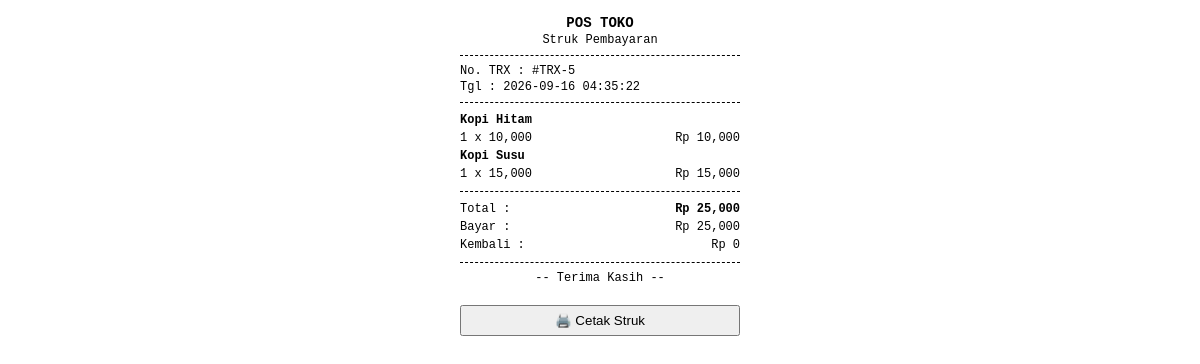
Screenshot of /struk/5 with the database file from the repository.
### tables this page shows
CREATE TABLE transaksi (
    id INTEGER PRIMARY KEY AUTOINCREMENT,
    tanggal TIMESTAMP DEFAULT CURRENT_TIMESTAMP,
    total_harga INTEGER NOT NULL,
    bayar INTEGER NOT NULL,
    kembalian INTEGER NOT NULL
);

CREATE TABLE detail_transaksi (
    id INTEGER PRIMARY KEY AUTOINCREMENT,
    transaksi_id INTEGER NOT NULL,
    produk_id INTEGER NOT NULL,
    jumlah INTEGER NOT NULL,
    harga_satuan INTEGER NOT NULL,
    subtotal INTEGER NOT NULL,
    FOREIGN KEY (transaksi_id) REFERENCES transaksi (id) ON DELETE CASCADE,
    FOREIGN KEY (produk_id) REFERENCES produk (id)
);

CREATE TABLE produk (
    id INTEGER PRIMARY KEY AUTOINCREMENT,
    nama TEXT NOT NULL,
    harga INTEGER NOT NULL,
    stok INTEGER NOT NULL
);

### app.py (the view)
@app.route('/struk/<int:transaksi_id>')
def struk(transaksi_id):
    conn = get_db_connection()
    transaksi = conn.execute('SELECT * FROM transaksi WHERE id = ?', (transaksi_id,)).fetchone()
    detail = conn.execute(
        '''SELECT detail_transaksi.*, produk.nama AS nama_produk
           FROM detail_transaksi
           JOIN produk ON produk.id = detail_transaksi.produk_id
           WHERE transaksi_id = ?''',
        (transaksi_id,)
    ).fetchall()
    conn.close()
    if not transaksi:
        return redirect(url_for('riwayat'))
    return render_template('struk.html', trx=transaksi, detail=detail)

### app.py (called while the page is built)
def get_db_connection():
    conn = sqlite3.connect(DATABASE)
    conn.row_factory = sqlite3.Row
    return conn

### templates/struk.html (shortened to what this page needs)
<!DOCTYPE html>
<html lang="id">
<head>
</head>
<body onload="window.print()">
    <div class="struk-container">
        <div class="text-center">
            <h3 style="margin:0;">POS TOKO</h3>
            <p style="margin:2px 0;">Struk Pembayaran</p>
        </div>
        <div class="line"></div>
        <p style="margin:2px 0;">No. TRX : #TRX-{{ trx.id }}</p>
        <p style="margin:2px 0;">Tgl : {{ trx.tanggal }}</p>
        <div class="line"></div>
        <table>
            {% for d in detail %}
            <tr>
                <td colspan="2"><strong>{{ d.nama_produk }}</strong></td>
            </tr>
            <tr>
                <td>{{ d.jumlah }} x {{ "{:,}".format(d.harga_satuan) }}</td>
                <td class="text-right">Rp {{ "{:,}".format(d.subtotal) }}</td>
            </tr>
            {% endfor %}
        </table>
        <div class="line"></div>
        <table>
            <tr>
                <td>Total :</td>
                <td class="text-right"><strong>Rp {{ "{:,}".format(trx.total_harga) }}</strong></td>
            </tr>
            <tr>
                <td>Bayar :</td>
                <td class="text-right">Rp {{ "{:,}".format(trx.bayar) }}</td>
            </tr>
            <tr>
                <td>Kembali :</td>
                <td class="text-right">Rp {{ "{:,}".format(trx.kembalian) }}</td>
            </tr>
        </table>
        <div class="line"></div>
        <div class="text-center">
            <p style="margin:5px 0;">-- Terima Kasih --</p>
        </div>
        <button onclick="window.print()" class="no-print"
            style="width:100%; margin-top:15px; padding:6px; cursor:pointer;">🖨️ Cetak Struk</button>
    </div>
</body>
</html>

### templates/struk.html (style rules this page uses)
body { font-family: 'Courier New', Courier, monospace; font-size: 12px; margin: 0; padding: 15px; }
.struk-container { max-width: 280px; margin: auto; }
.text-center { text-align: center; }
.text-right { text-align: right; }
.line { border-top: 1px dashed #000; margin: 8px 0; }
table { width: 100%; border-collapse: collapse; }
td { padding: 2px 0; }

### rows the page displays
transaksi: id "5", tanggal "2026-09-16 04:35:22", total_harga "25,000", bayar "25,000", kembalian "0"
detail_transaksi: nama_produk "Kopi Hitam", jumlah "1", harga_satuan "10,000", subtotal "10,000"
detail_transaksi: nama_produk "Kopi Susu", jumlah "1", harga_satuan "15,000", subtotal "15,000"
